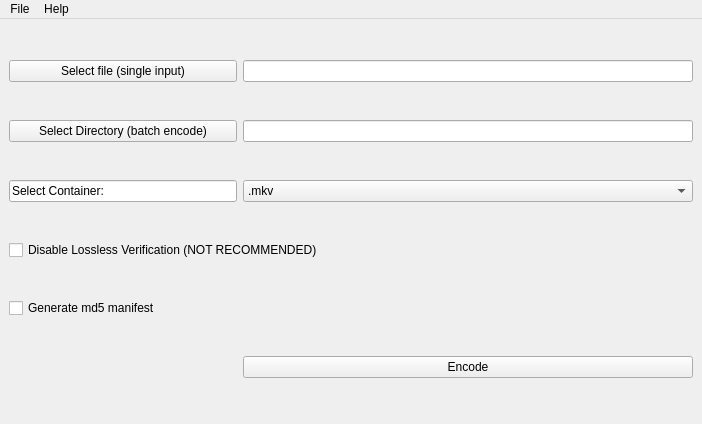
<?xml version="1.0" encoding="UTF-8"?>
<ui version="4.0">
 <class>MainWindow</class>
 <widget class="QMainWindow" name="MainWindow">
  <property name="geometry">
   <rect>
    <x>0</x>
    <y>0</y>
    <width>702</width>
    <height>424</height>
   </rect>
  </property>
  <property name="windowTitle">
   <string>FFV1 Transcoder v0.1 - 2016</string>
  </property>
  <widget class="QWidget" name="centralwidget">
   <layout class="QGridLayout" name="gridLayout">
    <item row="1" column="1">
     <widget class="QLineEdit" name="dirname_text"/>
    </item>
    <item row="2" column="1">
     <widget class="QComboBox" name="comboBox">
      <item>
       <property name="text">
        <string>.mkv</string>
       </property>
      </item>
      <item>
       <property name="text">
        <string>.mov</string>
       </property>
      </item>
      <item>
       <property name="text">
        <string>.avi</string>
       </property>
      </item>
     </widget>
    </item>
    <item row="6" column="1">
     <widget class="QPushButton" name="pushButton">
      <property name="text">
       <string>Encode</string>
      </property>
     </widget>
    </item>
    <item row="5" column="0">
     <widget class="QCheckBox" name="checkBox_2">
      <property name="text">
       <string>Generate md5 manifest</string>
      </property>
     </widget>
    </item>
    <item row="0" column="0">
     <widget class="QPushButton" name="btnBrowse">
      <property name="text">
       <string>Select file (single input)</string>
      </property>
     </widget>
    </item>
    <item row="2" column="0">
     <widget class="QLineEdit" name="lineEdit">
      <property name="text">
       <string>Select Container:</string>
      </property>
      <property name="readOnly">
       <bool>true</bool>
      </property>
     </widget>
    </item>
    <item row="4" column="0" colspan="2">
     <widget class="QCheckBox" name="checkBox">
      <property name="text">
       <string>Disable Lossless Verification (NOT RECOMMENDED)</string>
      </property>
     </widget>
    </item>
    <item row="0" column="1">
     <widget class="QLineEdit" name="filename_text">
      <property name="minimumSize">
       <size>
        <width>450</width>
        <height>0</height>
       </size>
      </property>
     </widget>
    </item>
    <item row="1" column="0">
     <widget class="QPushButton" name="pushButton_2">
      <property name="text">
       <string>Select Directory (batch encode)</string>
      </property>
     </widget>
    </item>
   </layout>
  </widget>
  <widget class="QMenuBar" name="menuBar">
   <property name="geometry">
    <rect>
     <x>0</x>
     <y>0</y>
     <width>702</width>
     <height>25</height>
    </rect>
   </property>
   <widget class="QMenu" name="menuFile">
    <property name="title">
     <string>File</string>
    </property>
    <addaction name="actionOpen_single_file"/>
    <addaction name="actionOpen_Directory_Batch"/>
    <addaction name="separator"/>
    <addaction name="actionSettings"/>
   </widget>
   <widget class="QMenu" name="menuHelp">
    <property name="title">
     <string>Help</string>
    </property>
    <addaction name="actionAbout"/>
   </widget>
   <addaction name="menuFile"/>
   <addaction name="menuHelp"/>
  </widget>
  <action name="actionOpen_single_file">
   <property name="text">
    <string>Open Single File</string>
   </property>
  </action>
  <action name="actionOpen_Directory_Batch">
   <property name="text">
    <string>Open Directory (Batch)</string>
   </property>
  </action>
  <action name="actionSettings">
   <property name="text">
    <string>Settings</string>
   </property>
  </action>
  <action name="actionAbout">
   <property name="text">
    <string>About</string>
   </property>
  </action>
 </widget>
 <resources/>
 <connections/>
</ui>
